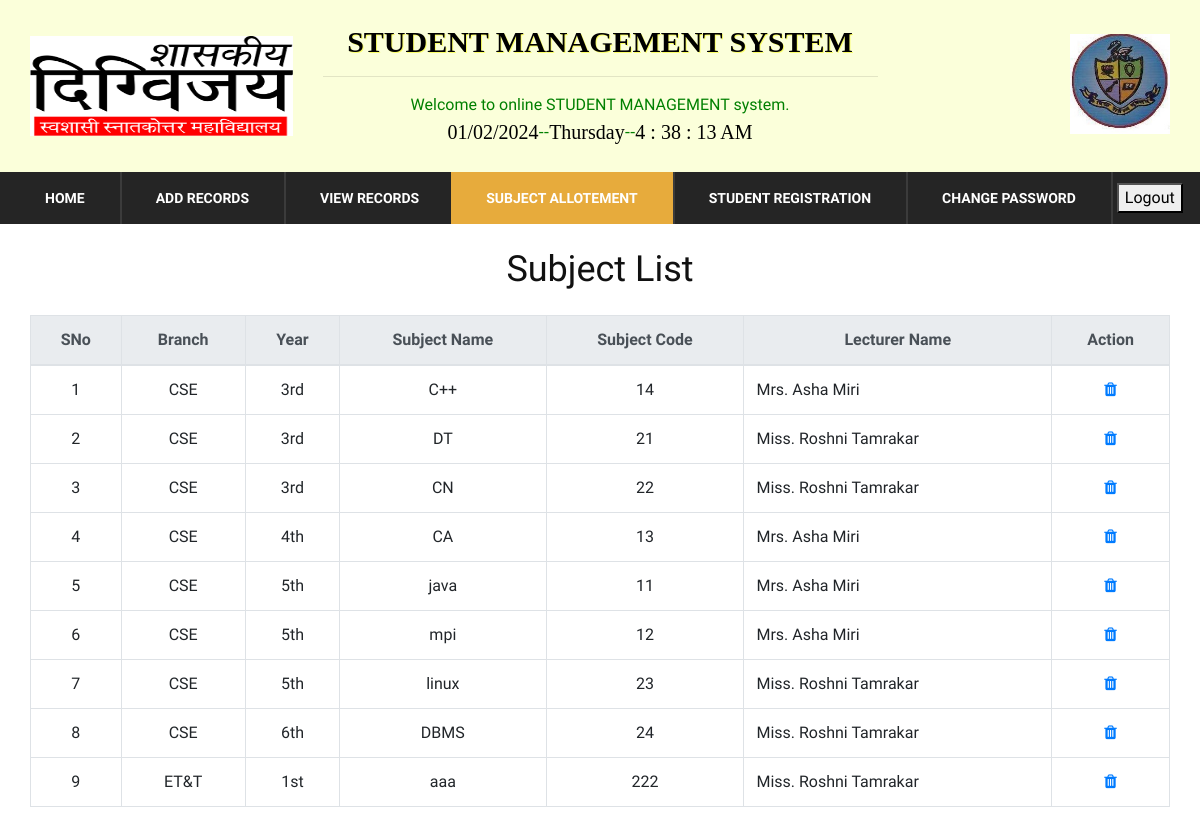
The page /view_subject.php on the database its author committed.
### tables this page shows
CREATE TABLE `subject_tbl` (
  `sno` int(55) NOT NULL,
  `staff_name` varchar(55) NOT NULL,
  `user_id` varchar(55) NOT NULL,
  `subject_name` varchar(55) NOT NULL,
  `subject_code` varchar(55) NOT NULL,
  `branch` varchar(55) NOT NULL,
  `semester` varchar(55) NOT NULL
);

### view_subject.php (the view, shortened to what this page needs)
<?php
      $conn=mysqli_connect('localhost','root','','sms') or die(mysqli_error($conn));
?>
<?php include 'header.php'; ?>
<div class="nav-item">
            <div class="container-fluid">
                <nav class="nav-menu mobile-menu">
                    <ul>
                        <li><a href="adminhome.php">Home</a></li>
                        <li><a href="#">Add Records</a>
                        </li>
                        <li ><a href="#">View Records</a>
                         <li  class="active"><a href="#">Subject Allotement</a>
                        </li>
                        <li><a href="student_registration.php">Student Registration</a></li>
                        <li><a href="change_admin_pass.php">Change Password</a></li>
                        <a href="logout.php"><button>Logout</button></a>
                    </ul>
                </nav>
            </div>
        </div>
    </header>
<br>
  <div class="container">
      <h2 align="center">Subject List</h2><br>
          <div class="table-responsive">
          <table class="table table-bordered table-hover">
            <thead class="thead-light">
              <tr>
              <th>SNo</th>
              <th>Branch</th>
              <th>Year</th>
              <th>Subject Name</th>
              <th>Subject Code</th>
              <th>Lecturer Name</th>
              <th>Action</th>
            </tr></thead>
            <tbody>
              <?php
                $sel_query="SELECT * FROM subject_tbl ORDER BY `branch`,`semester` ASC ";
                $sel_query_res= mysqli_query($conn,$sel_query) OR die(mysqli_error($conn));
              $i=1;
              while ($row_data= mysqli_fetch_array($sel_query_res))
             {
              ?>
              <tr>
              <td><?= $i ?></td>
               <td><?= $row_data['branch'] ?></td>
              <td><?= $row_data['semester'] ?></td>
              <td><?= $row_data['subject_name'] ?></td>
              <td><?= $row_data['subject_code'] ?></td>
              <td align="left"><?= $row_data['staff_name'] ?></td>
               <td>
                <a href="?rowid=<?=$row_data['sno']?>"><i class="fa fa-trash" aria-hidden="true"></i></a>
               </td>
            </tr> <?php $i++; } ?>
          </tbody>
          </table>
          </div>
    </div>
<?php include 'footer.php'; ?>
</body>
</html>

### header.php (shortened to what this page needs)
<!DOCTYPE html>
<html lang="zxx">
<head>
     <link rel="stylesheet" href="css/style1.css" type="text/css">
    <link rel="stylesheet" href="css/bootstrap.min.css" type="text/css">
    <link rel="stylesheet" href="css/font-awesome.min.css" type="text/css">
    <link rel="stylesheet" href="css/themify-icons.css" type="text/css">
    <link rel="stylesheet" href="css/elegant-icons.css" type="text/css">
    <link rel="stylesheet" href="css/owl.carousel.min.css" type="text/css">
    <link rel="stylesheet" href="css/nice-select.css" type="text/css">
    <link rel="stylesheet" href="css/jquery-ui.min.css" type="text/css">
    <link rel="stylesheet" href="css/slicknav.min.css" type="text/css">
    <link rel="stylesheet" href="css/style.css" type="text/css">
</head>
<body>
    <header class="header-section" style="background-color: #f4ff9559;">
        <div class="container">
            <div class="inner-header">
                <div class="row">
                    <div class="col-lg-3 col-md-3">
                        <div class="logo">
                           <h2><img src="img/logomain.png" style="height: 100px;width: 400px;"></h2>
                        </div>
                    </div>
                    <div class="col-lg-6 col-md-6">
                        <div style="text-align: center; color: green;"><h3 style="font-family: TIMES; color: black;text-shadow: #fbff0085 1px 1px ; "><b>STUDENT MANAGEMENT SYSTEM</b></h3><hr>
                                <marquee>Welcome to online STUDENT MANAGEMENT system.</marquee>
                                <div class="con">
                                    <div class="date" id="output"></div>--
                                   <div class="date" id="printDay"></div>--
                                   <div class="date" id="printTime"></div>
                               </div>
                        </div>
                    </div>
                    <div class="col-lg-3 text-right col-md-3">
                        <ul class="nav-right">
                            <li class="cart-price"><img src="img/logo2.jpg" style="height: 100px;width: 100px;"></li>
                        </ul>
                    </div>
                </div>
            </div>
        </div>

### footer.php (shortened to what this page needs)
</body>
</html>

### css/style1.css (style rules this page uses)
.nav-item { margin-top: -15px; }

### css/style.css (style rules this page uses)
html, body { height: 100%; font-family: "Muli", sans-serif; -webkit-font-smoothing: antialiased; font-smoothing: antialiased; }
h1, h2, h3, h4, h5, h6 { margin: 0; color: #111111; font-weight: 400; font-family: "Muli", sans-serif; }
h2 { font-size: 36px; }
h3 { font-size: 30px; }
img { max-width: 100%; }
ul, ol { padding: 0; margin: 0; }
.inner-header { padding: 39px 0; }
.inner-header .logo { padding: 12px 0; }
.inner-header .nav-right { padding: 10px 0; }
.inner-header .nav-right li { list-style: none; display: inline-block; font-size: 20px; margin-left: 15px; }
.inner-header .nav-right li.cart-price { font-size: 18px; font-weight: 700; color: #252525; }
.nav-item { background: #252525; display: -webkit-box; display: -ms-flexbox; display: flex; }
.nav-item .nav-menu { display: -webkit-inline-box; display: -ms-inline-flexbox; display: inline-flex; position: relative; }
.nav-item .nav-menu li { list-style: none; display: inline-block; margin-left: -5px; position: relative; }
.nav-item .nav-menu li.active a { background: #e7ab3c; }
.nav-item .nav-menu li a { font-size: 14px; font-weight: 700; display: block; color: #ffffff; border-right: 2px solid #3b3b3b; text-transform: uppercase; padding: 16px 42px 15px; -webkit-transition: all 0.3s; -o-transition: all 0.3s; transition: all 0.3s; }
@media only screen and (min-width: 1200px) and (max-width: 1920px) { .nav-item .nav-menu li a { padding: 16px 45px 15px; } }
@media only screen and (min-width: 1200px) { .container { max-width: 1170px; } }

### header.php (style rules this page uses)
.header-section { margin-top: -15px; }
@media only screen and (min-width: 1200px) and (max-width: 1920px) { .nav-item .nav-menu li a { padding: 16px 35px 15px; } }
.date { font-size: 20px; font-weight: 500; font-family: Times New Roman; color:black; }
.con { display: flex; justify-content: center; align-items: center; font-family: Times New Roman; }

### view_subject.php (style rules this page uses)
table { text-align: center; }

### rows shown on the page
subject_tbl: branch "CSE", semester "3rd", subject_name "C++", subject_code "14", staff_name "Mrs. Asha Miri"
subject_tbl: branch "CSE", semester "3rd", subject_name "DT", subject_code "21", staff_name "Miss. Roshni Tamrakar"
subject_tbl: branch "CSE", semester "3rd", subject_name "CN", subject_code "22", staff_name "Miss. Roshni Tamrakar"
subject_tbl: branch "CSE", semester "4th", subject_name "CA", subject_code "13", staff_name "Mrs. Asha Miri"
subject_tbl: branch "CSE", semester "5th", subject_name "java", subject_code "11", staff_name "Mrs. Asha Miri"
subject_tbl: branch "CSE", semester "5th", subject_name "mpi", subject_code "12", staff_name "Mrs. Asha Miri"
subject_tbl: branch "CSE", semester "5th", subject_name "linux", subject_code "23", staff_name "Miss. Roshni Tamrakar"
subject_tbl: branch "CSE", semester "6th", subject_name "DBMS", subject_code "24", staff_name "Miss. Roshni Tamrakar"
subject_tbl: branch "ET&T", semester "1st", subject_name "aaa", subject_code "222", staff_name "Miss. Roshni Tamrakar"
